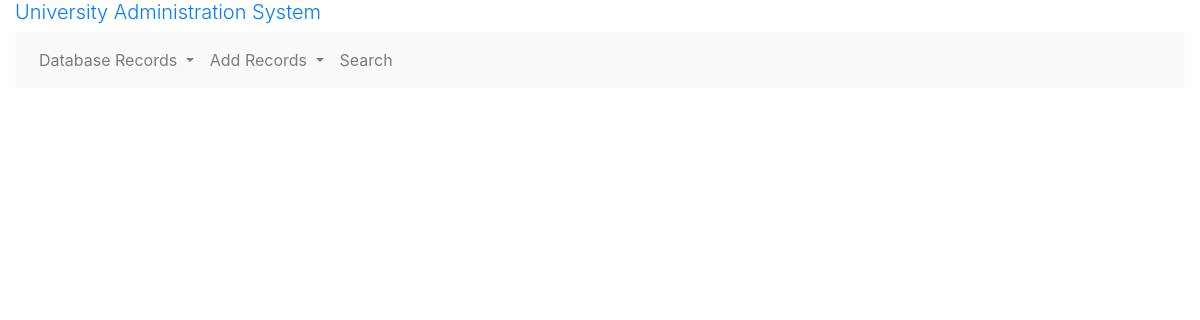
The app's page /students, older data.
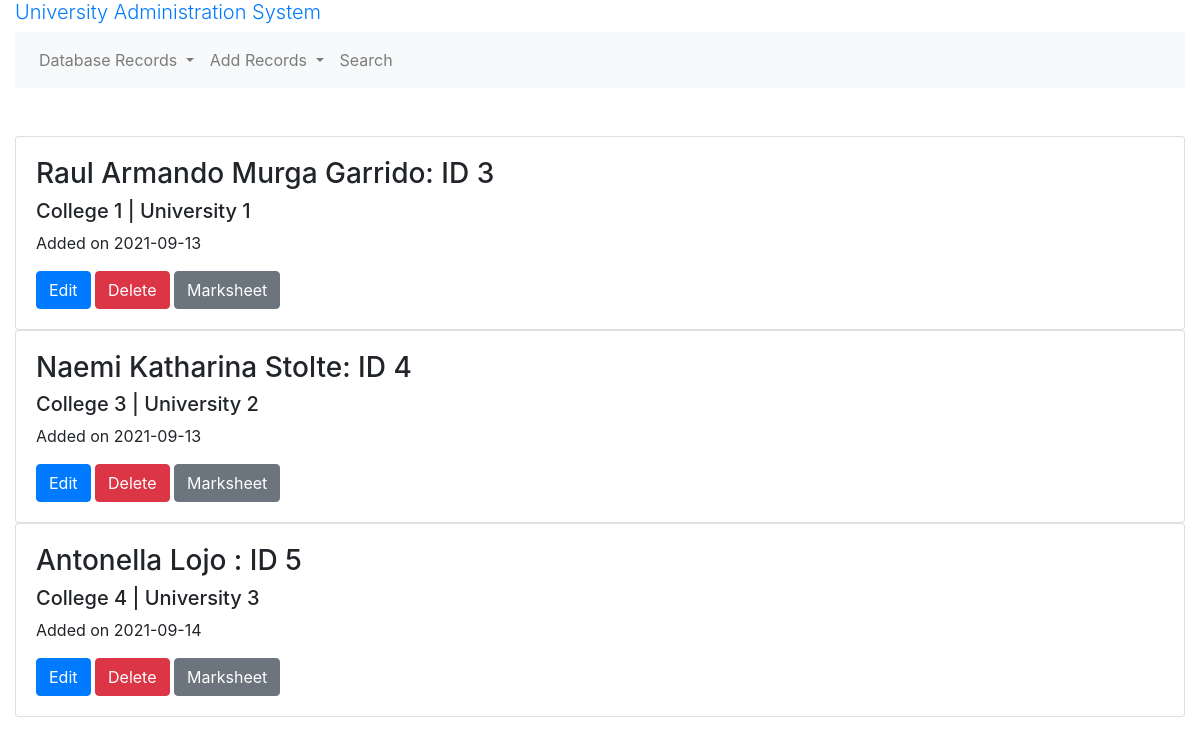
The same page, newer data.
### models.py (models this page shows, shortened)
class Student(db.Model):
    __tablename__ = 'student'
    id = db.Column(db.Integer, primary_key=True)
    created_at = db.Column(db.Date, nullable = False, default=datetime.utcnow())
    name = db.Column(db.String(255))
    surname = db.Column(db.String(255))
    address = db.Column(db.String(255))
    phone_no = db.Column(db.String(10))
    std_code = db.Column(db.String(8))
    university_id = db.Column(db.Integer, db.ForeignKey("university.id"))# many2one
    university = db.relationship("University", back_populates="students")
    college_id = db.Column(db.Integer, db.ForeignKey("college.id"))# many2one
    college = db.relationship("College", back_populates='students')
    stream_id = db.Column(db.Integer, db.ForeignKey("stream.id"))# many2one
    stream = db.relationship("Stream", back_populates='students')
    courses = db.relationship('Course', back_populates='student', cascade="all,delete")# one2many
    marksheets = db.relationship('Marksheet', back_populates='student', cascade="all,delete")# one2many

### routes.py (the view)
@app.route('/students')
def students():
    students = models.Student.query.all()
    return render_template('students.html', students=students)

### templates/students.html
{% extends "base.html" %}
{% block main %}
  {% for student in students %}
    <div class="card">
      <div class="card-body">
        <h3>{{ student.name}} {{student.surname}}: ID {{ student.id }}</h3>
        <h5>College {{ student.college_id}} | University {{student.university_id}}</h5>
        <p>Added on {{ student.created_at }}</p>
        <a href="{{ url_for('edit_student', student_id=student.id) }}" class="btn btn-primary">Edit</a>
        <a href="{{ url_for('delete_student', student_id=student.id) }}" class="btn btn-danger">Delete</a>
        <a href="{{ url_for('marksheet', student_id=student.id) }}" class="btn btn-secondary">Marksheet</a>
      </div>
    </div>
  {% endfor %}
{% endblock %}

Row changes from the older to the newer data that the page shows:
added Student: name "Raul Armando", surname "Murga Garrido", id "3", college_id "1", university_id "1", created_at "2021-09-13"
added Student: name "Naemi Katharina", surname "Stolte", id "4", college_id "3", university_id "2", created_at "2021-09-13"
added Student: name "Antonella", surname "Lojo", id "5", college_id "4", university_id "3", created_at "2021-09-14"
